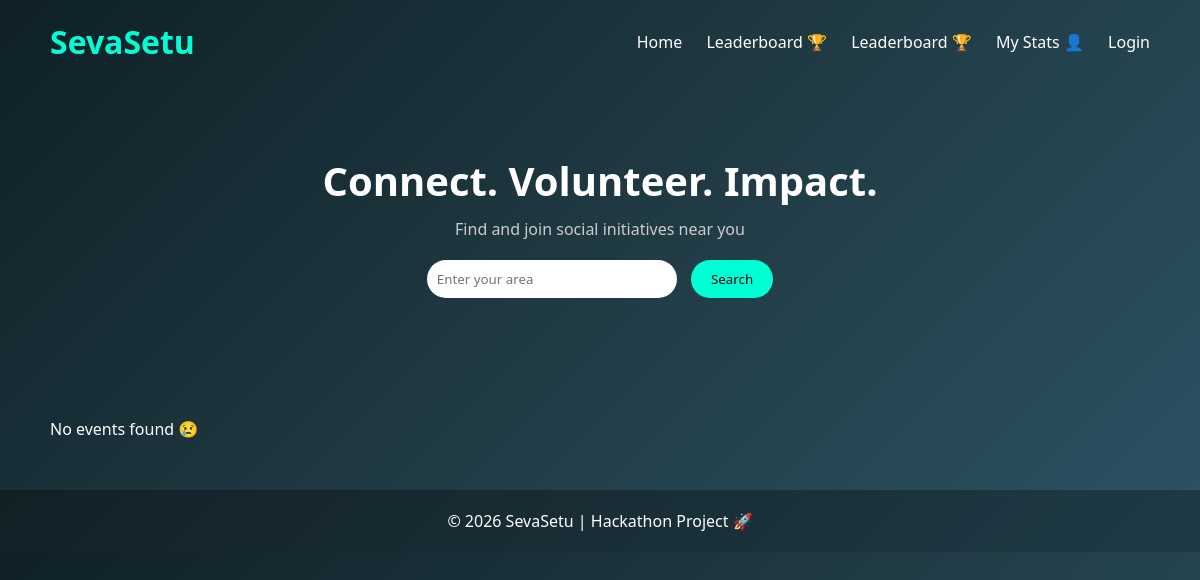
The app's page /, older data.
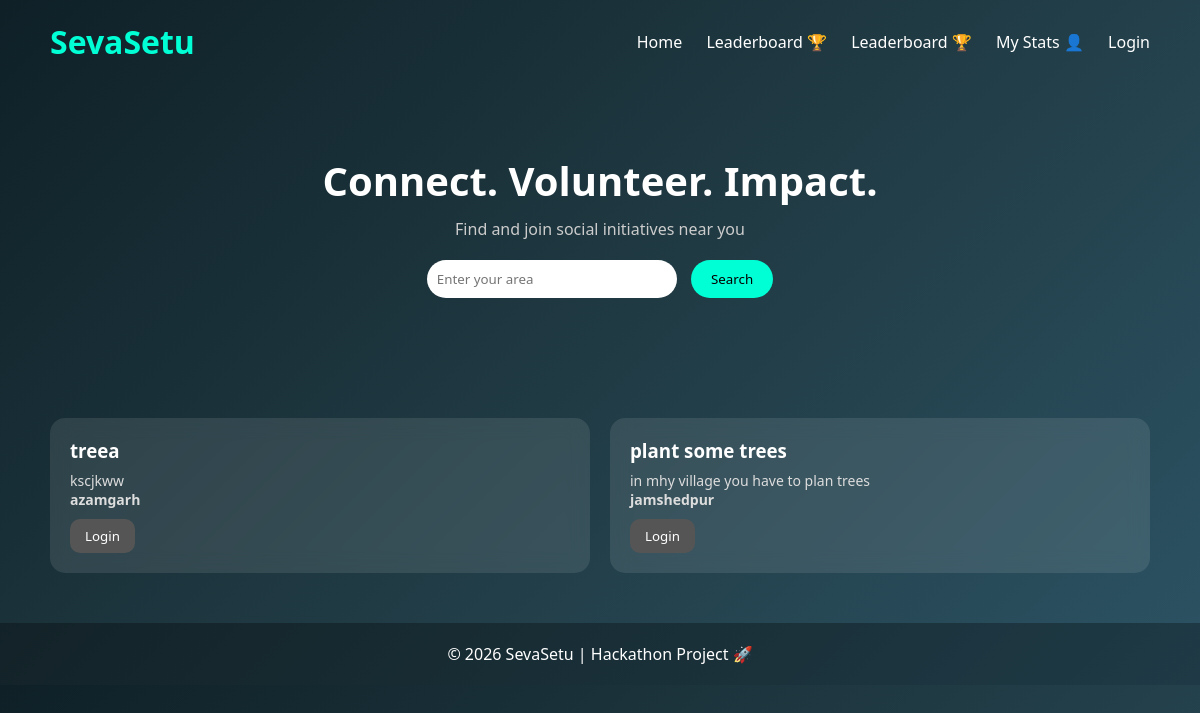
The same page, newer data.
### core/models.py (models this page shows, shortened)
class Event(models.Model):
    title = models.CharField(max_length=100)
    description = models.TextField()
    location = models.CharField(max_length=100)
    normalized_location = models.CharField(max_length=100)
    created_by = models.ForeignKey(User, on_delete=models.CASCADE)

### core/views.py (the view)
# urls.py: path('', views.home, name='home'),
def home(request):
    query = request.GET.get('location')
    if query:
        events = Event.objects.filter(
            normalized_location__icontains=query.lower().strip()
        )
    else:
        events = Event.objects.all()
    return render(request, 'index.html', {'events': events})

### templates/index.html (shortened to what this page needs)
<!DOCTYPE html>
<html lang="en">
<head>
</head>
<body>
<header>
    <h1>SevaSetu</h1>
    <nav>
        <a href="/home/">Home</a>
        <a href="/leaderboard/">Leaderboard 🏆</a>
        <a href="/leaderboard/">Leaderboard 🏆</a>
        <a href="/my-dashboard/">My Stats 👤</a>
        {% if user.is_authenticated %}
            {% if user.role == 'creator' %}
                <a href="/dashboard/">Dashboard</a>
            {% endif %}
            <a href="/logout/">Logout</a>
        {% else %}
            <a href="/login/">Login</a>
        {% endif %}
    </nav>
</header>
<section class="hero">
    <h2>Connect. Volunteer. Impact.</h2>
    <p>Find and join social initiatives near you</p>
    <input type="text" id="locationInput" placeholder="Enter your area">
    <button onclick="searchLocation()">Search</button>
</section>
<section class="events">
    {% for event in events %}
    <div class="card">
        <h3>{{ event.title }}</h3>
        <p>{{ event.description }}</p>
        <p><strong>{{ event.location }}</strong></p>
        <div class="actions">
        {% if user.is_authenticated %}
            {% if event.id %}
            <a href="{% url 'join_event' event.id %}">
                <button class="join-btn">Join</button>
            </a>
            <a href="{% url 'sponsor_event' event.id %}">
                <button class="sponsor-btn">Sponsor</button>
            </a>
            {% endif %}
        {% else %}
            <a href="/login/">
                <button class="login-btn">Login</button>
            </a>
        {% endif %}
        </div>
    </div>
    {% empty %}
    <p>No events found 😢</p>
    {% endfor %}
</section>
<footer>
    <p>© 2026 SevaSetu | Hackathon Project 🚀</p>
</footer>
</body>
</html>

Row changes from the older to the newer data that the page shows:
added Event: title "treea", description "kscjkww", location "azamgarh"
added Event: title "plant some trees", description "in mhy village you have to plan trees", location "jamshedpur"
Text that changed along with them:
text no longer shown: "No events found 😢"
